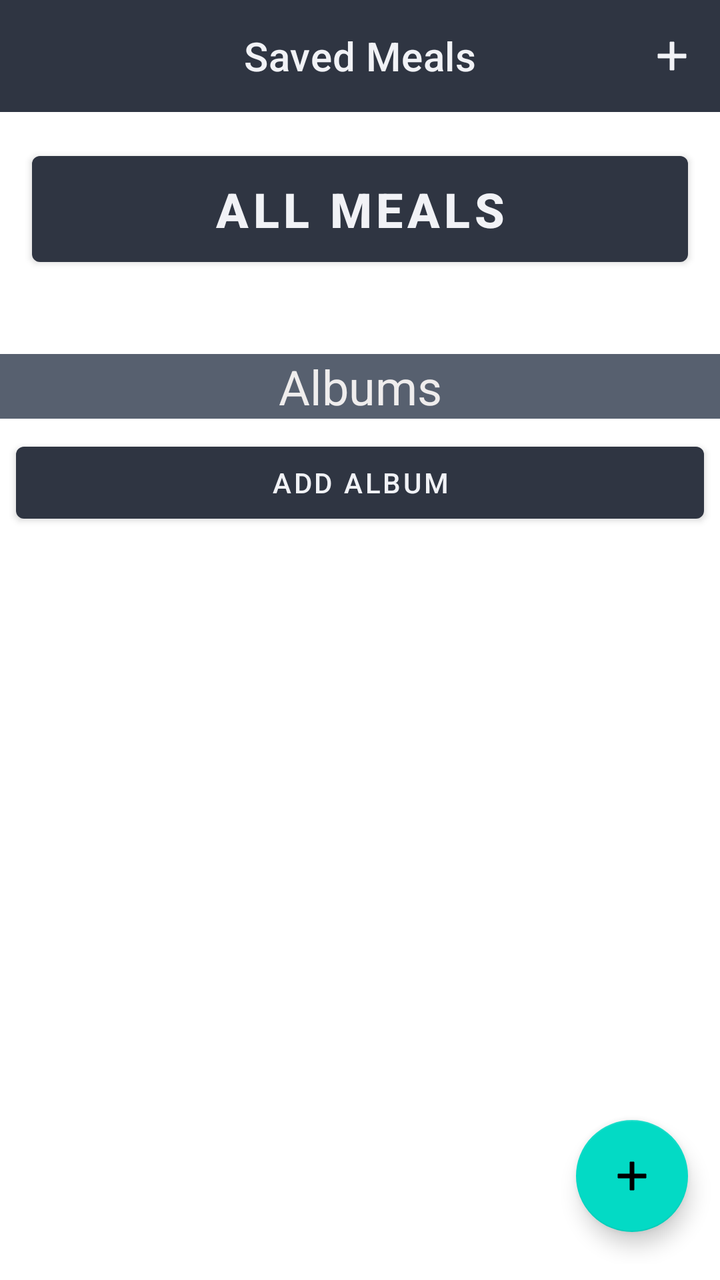
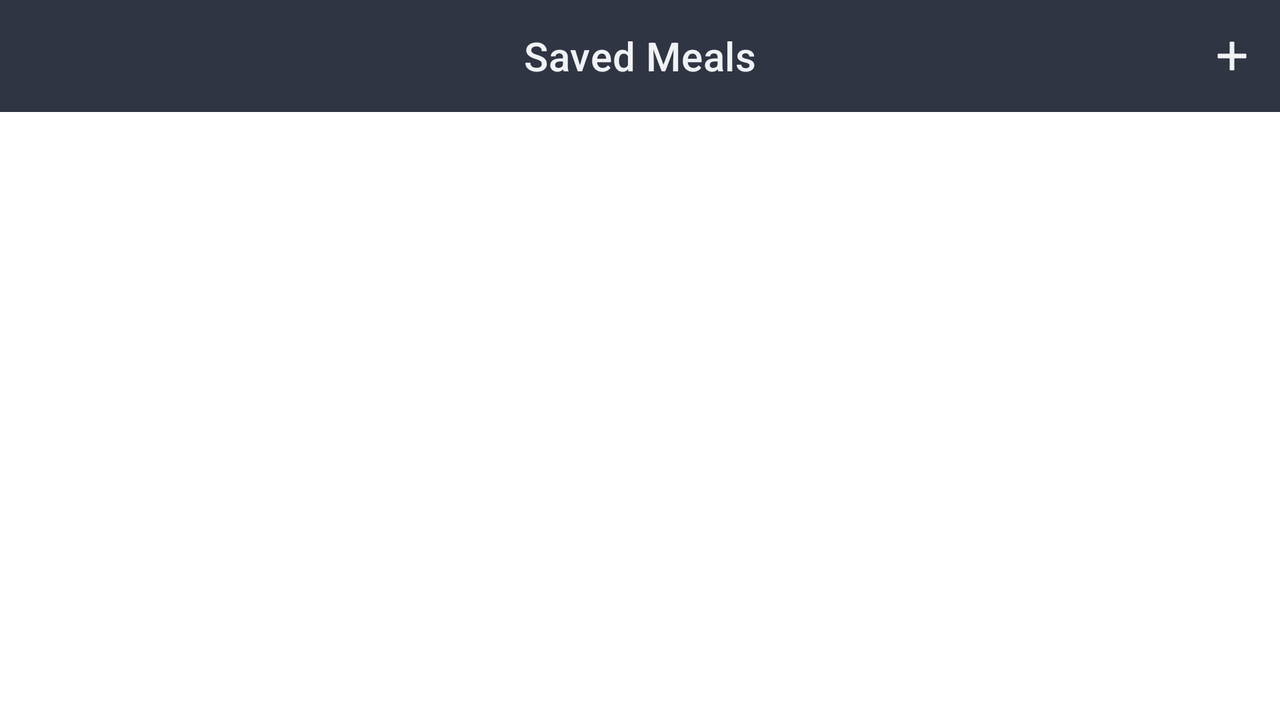

Two renders of one Android screen. The first uses the default layout on a phone; the second uses the alternative layout the repository ships for a different screen configuration, on a matching device. The two XML files are below.
<!-- AndroidManifest.xml: application theme Theme.FoodiePlanner -->
<!-- res/layout/fragment_saved_meals.xml -->
<androidx.constraintlayout.widget.ConstraintLayout xmlns:android="http://schemas.android.com/apk/res/android"
    xmlns:app="http://schemas.android.com/apk/res-auto"
    xmlns:tools="http://schemas.android.com/tools"
    android:id="@+id/frameLayout"
    android:layout_width="match_parent"
    android:layout_height="match_parent"
    tools:context=".SavedMealsFragment">

    <com.google.android.material.appbar.AppBarLayout
        android:id="@+id/saved_meals_appbar"
        android:layout_width="match_parent"
        android:layout_height="wrap_content"
        android:layout_marginBottom="8dp"
        app:layout_constraintBottom_toTopOf="@+id/saved_meals_all_meals_button"
        app:layout_constraintEnd_toEndOf="parent"
        app:layout_constraintStart_toStartOf="parent"
        app:layout_constraintTop_toTopOf="parent">

        <com.google.android.material.appbar.MaterialToolbar
            android:id="@+id/saved_meals_toolbar"
            style="@style/Widget.MaterialComponents.Toolbar.Primary"
            android:layout_width="match_parent"
            android:layout_height="?attr/actionBarSize"
            app:menu="@menu/main_menu"
            app:navigationIcon="@drawable/ic_day_navigation"
            app:title="Saved Meals"
            app:titleCentered="true" />

    </com.google.android.material.appbar.AppBarLayout>

    <Button
        android:id="@+id/saved_meals_all_meals_button"
        style="@style/Widget.MaterialComponents.Button"
        android:layout_width="match_parent"
        android:layout_height="65dp"
        android:layout_marginStart="16dp"
        android:layout_marginTop="8dp"
        android:layout_marginEnd="16dp"
        android:layout_marginBottom="8dp"
        android:text="@string/all_meals_button"
        android:textSize="24sp"
        android:textStyle="bold"
        app:layout_constraintBottom_toTopOf="@+id/saved_meals_albums"
        app:layout_constraintEnd_toEndOf="parent"
        app:layout_constraintStart_toStartOf="parent"
        app:layout_constraintTop_toBottomOf="@+id/saved_meals_appbar" />

    <TextView
        android:id="@+id/saved_meals_albums"
        android:layout_width="0dp"
        android:layout_height="wrap_content"
        android:layout_marginTop="32dp"
        android:layout_marginBottom="8dp"
        android:background="@color/grisilla"
        android:text="@string/albums_button"
        android:textAlignment="center"
        android:textColor="#EFEDED"
        android:textSize="24sp"
        app:layout_constraintBottom_toTopOf="@+id/add_album_button"
        app:layout_constraintEnd_toEndOf="parent"
        app:layout_constraintStart_toStartOf="parent"
        app:layout_constraintTop_toBottomOf="@+id/saved_meals_all_meals_button" />

    <Button
        android:id="@+id/add_album_button"
        style="@style/Widget.MaterialComponents.Button"
        android:layout_width="match_parent"
        android:layout_height="wrap_content"
        android:layout_marginStart="8dp"
        android:layout_marginEnd="8dp"
        android:text="@string/add_album_button"
        app:layout_constraintBottom_toTopOf="@+id/saved_meals_albums_list"
        app:layout_constraintEnd_toEndOf="parent"
        app:layout_constraintStart_toStartOf="parent"
        app:layout_constraintTop_toBottomOf="@+id/saved_meals_albums" />

    <androidx.recyclerview.widget.RecyclerView
        android:id="@+id/saved_meals_albums_list"
        android:layout_width="0dp"
        android:layout_height="0dp"
        android:layout_marginTop="8dp"
        android:layout_marginBottom="8dp"
        app:layout_constraintBottom_toBottomOf="parent"
        app:layout_constraintEnd_toEndOf="parent"
        app:layout_constraintStart_toStartOf="parent"
        app:layout_constraintTop_toBottomOf="@+id/add_album_button" />

    <androidx.coordinatorlayout.widget.CoordinatorLayout
        android:id="@+id/coordinatorLayout"
        android:layout_width="0dp"
        android:layout_height="0dp"
        android:layout_marginBottom="8dp"
        app:layout_constraintBottom_toBottomOf="parent"
        app:layout_constraintEnd_toEndOf="parent"
        app:layout_constraintStart_toStartOf="parent"
        app:layout_constraintTop_toTopOf="parent">

        <com.google.android.material.floatingactionbutton.FloatingActionButton
            android:id="@+id/savedmeals_new_meal_button"
            android:layout_width="wrap_content"
            android:layout_height="wrap_content"
            android:layout_gravity="bottom|end"
            android:layout_margin="16dp"
            android:contentDescription="Button to add a meal"
            app:srcCompat="@drawable/ic_add"
            tools:ignore="SpeakableTextPresentCheck" />

    </androidx.coordinatorlayout.widget.CoordinatorLayout>

</androidx.constraintlayout.widget.ConstraintLayout>
<!-- resources referenced by this layout -->
<resources>
  <color name="grisilla">#57606f</color>
  <!-- drawable ic_add (drawable) -->
  <vector xmlns:android="http://schemas.android.com/apk/res/android"
      android:width="24dp"
      android:height="24dp"
      android:viewportWidth="24"
      android:viewportHeight="24">
    <path
        android:strokeColor="@color/antiwhite"
        android:fillColor="@color/antiwhite"
        android:pathData="M19,13h-6v6h-2v-6H5v-2h6V5h2v6h6v2z"/>
  </vector>
  <string name="add_album_button">Add album</string>
  <string name="albums_button">Albums</string>
  <string name="all_meals_button">All Meals</string>
  <style name="Theme.FoodiePlanner" parent="Theme.MaterialComponents.DayNight.NoActionBar">
          
          <item name="colorPrimary">@color/presitgeblue</item>
          <item name="colorPrimaryVariant">@color/twinkleblue</item>
          <item name="colorOnPrimary">@color/antiwhite</item>
          
          <item name="colorSecondary">@color/teal_200</item>
          <item name="colorSecondaryVariant">@color/teal_700</item>
          <item name="colorOnSecondary">@color/black</item>
          
          <item name="android:statusBarColor" tools:targetApi="l">?attr/colorPrimaryVariant</item>
          
  
  
          
          <item name="windowActionModeOverlay">true</item>
          <item name="actionModeStyle">@style/Widget.App.ActionMode</item>
          <item name="actionModeCloseDrawable">@drawable/ic_close</item>
          <item name="actionBarTheme">@style/ThemeOverlay.MaterialComponents.Dark.ActionBar</item>
  
          
          <item name="materialAlertDialogTheme">@style/ThemeOverlay.App.MaterialAlertDialog</item>
  
          
          <item name="materialThemeOverlay">@style/ThemeOverlay.MyApp.Chip.Choice</item>
  
      </style>
  <color name="antiwhite">#f1f2f6</color>
  <color name="presitgeblue">#2f3542</color>
  <color name="twinkleblue">#ced6e0</color>
  <color name="teal_200">#FF03DAC5</color>
  <color name="teal_700">#FF018786</color>
  <color name="black">#FF000000</color>
  <style name="Widget.App.ActionMode" parent="Widget.AppCompat.ActionMode">
          <item name="titleTextStyle">?attr/textAppearanceHeadline6</item>
          <item name="subtitleTextStyle">?attr/textAppearanceSubtitle1</item>
          <item name="background">@color/material_grey_900</item>
      </style>
  <style name="ThemeOverlay.App.MaterialAlertDialog" parent="ThemeOverlay.MaterialComponents.MaterialAlertDialog">
          <item name="materialAlertDialogTitleTextStyle">@style/MaterialAlertDialog.App.Title.Text</item>
      </style>
  <style name="ThemeOverlay.MyApp.Chip.Choice" parent="">
          <item name="elevationOverlayEnabled">false</item>
      </style>
  <style name="MaterialAlertDialog.App.Title.Text" parent="MaterialAlertDialog.MaterialComponents.Title.Text">
          <item name="android:textAppearance">?attr/textAppearanceHeadline6</item>
      </style>
</resources>
<!-- res/layout-land/fragment_saved_meals.xml (the repository's variant of the layout above) -->
<!-- drawn on the phone turned sideways -->
<androidx.constraintlayout.widget.ConstraintLayout xmlns:android="http://schemas.android.com/apk/res/android"
    xmlns:app="http://schemas.android.com/apk/res-auto"
    xmlns:tools="http://schemas.android.com/tools"
    android:id="@+id/frameLayout"
    android:layout_width="match_parent"
    android:layout_height="match_parent"
    tools:context=".SavedMealsFragment">

    <com.google.android.material.appbar.AppBarLayout
        android:id="@+id/saved_meals_appbar"
        android:layout_width="match_parent"
        android:layout_height="wrap_content"
        android:layout_marginBottom="8dp"
        app:layout_constraintBottom_toTopOf="@+id/saved_meals_albums_list"
        app:layout_constraintEnd_toEndOf="parent"
        app:layout_constraintStart_toStartOf="parent"
        app:layout_constraintTop_toTopOf="parent">

        <com.google.android.material.appbar.MaterialToolbar
            android:id="@+id/saved_meals_toolbar"
            style="@style/Widget.MaterialComponents.Toolbar.Primary"
            android:layout_width="match_parent"
            android:layout_height="?attr/actionBarSize"
            app:menu="@menu/main_menu"
            app:navigationIcon="@drawable/ic_day_navigation"
            app:title="Saved Meals"
            app:titleCentered="true" />

    </com.google.android.material.appbar.AppBarLayout>

    <androidx.recyclerview.widget.RecyclerView
        android:id="@+id/saved_meals_albums_list"
        android:layout_width="0dp"
        android:layout_height="0dp"
        android:layout_marginTop="8dp"
        android:layout_marginBottom="8dp"
        app:layout_constraintBottom_toBottomOf="parent"
        app:layout_constraintEnd_toEndOf="parent"
        app:layout_constraintStart_toStartOf="parent"
        app:layout_constraintTop_toBottomOf="@+id/saved_meals_appbar" />

</androidx.constraintlayout.widget.ConstraintLayout>
<!-- resources referenced by the variant -->
<!-- as the phone turned sideways resolves them -->
<resources>
  <style name="Theme.FoodiePlanner" parent="Theme.MaterialComponents.DayNight.NoActionBar">
          
          <item name="colorPrimary">@color/presitgeblue</item>
          <item name="colorPrimaryVariant">@color/twinkleblue</item>
          <item name="colorOnPrimary">@color/antiwhite</item>
          
          <item name="colorSecondary">@color/teal_200</item>
          <item name="colorSecondaryVariant">@color/teal_700</item>
          <item name="colorOnSecondary">@color/black</item>
          
          <item name="android:statusBarColor" tools:targetApi="l">?attr/colorPrimaryVariant</item>
          
  
  
          
          <item name="windowActionModeOverlay">true</item>
          <item name="actionModeStyle">@style/Widget.App.ActionMode</item>
          <item name="actionModeCloseDrawable">@drawable/ic_close</item>
          <item name="actionBarTheme">@style/ThemeOverlay.MaterialComponents.Dark.ActionBar</item>
  
          
          <item name="materialAlertDialogTheme">@style/ThemeOverlay.App.MaterialAlertDialog</item>
  
          
          <item name="materialThemeOverlay">@style/ThemeOverlay.MyApp.Chip.Choice</item>
  
      </style>
  <color name="presitgeblue">#2f3542</color>
  <color name="twinkleblue">#ced6e0</color>
  <color name="antiwhite">#f1f2f6</color>
  <color name="teal_200">#FF03DAC5</color>
  <color name="teal_700">#FF018786</color>
  <color name="black">#FF000000</color>
  <style name="Widget.App.ActionMode" parent="Widget.AppCompat.ActionMode">
          <item name="titleTextStyle">?attr/textAppearanceHeadline6</item>
          <item name="subtitleTextStyle">?attr/textAppearanceSubtitle1</item>
          <item name="background">@color/material_grey_900</item>
      </style>
  <style name="ThemeOverlay.App.MaterialAlertDialog" parent="ThemeOverlay.MaterialComponents.MaterialAlertDialog">
          <item name="materialAlertDialogTitleTextStyle">@style/MaterialAlertDialog.App.Title.Text</item>
      </style>
  <style name="ThemeOverlay.MyApp.Chip.Choice" parent="">
          <item name="elevationOverlayEnabled">false</item>
      </style>
  <style name="MaterialAlertDialog.App.Title.Text" parent="MaterialAlertDialog.MaterialComponents.Title.Text">
          <item name="android:textAppearance">?attr/textAppearanceHeadline6</item>
      </style>
</resources>
